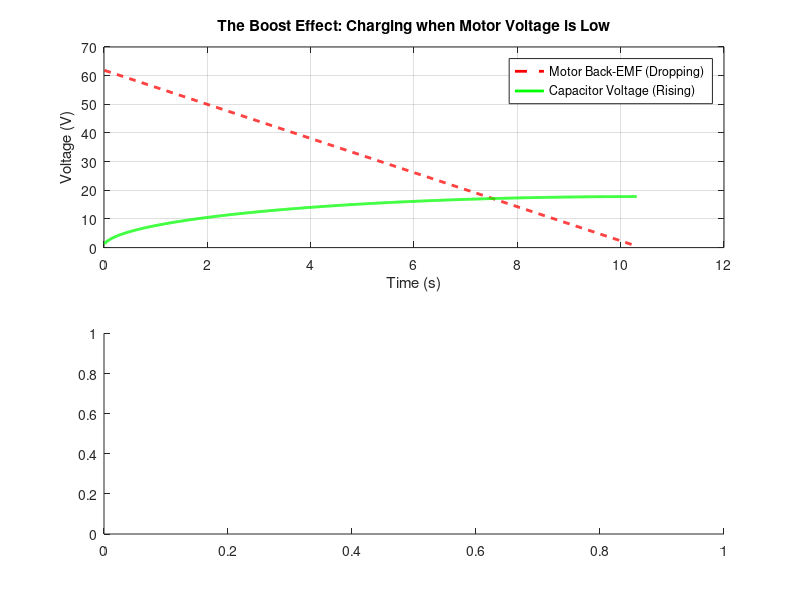

This chart was generated by the following MATLAB code: (Note: this script raises an error after producing the figure.)
% --- regenerative braking simulation (boost converter model) ---
clear; clc; close all;

%Note:






%% -------------------------- INPUTS USER CAN CHANGE -------------------------------------------------------------
%-----------------------------------------------------------------------------------------------------------------
%-----------------------------------------------------------------------------------------------------------------

mass = 2400;                              % mass of train (kg)
wheelradius = 0.1;                        % radius (meters)
gearratio = 10;                           % gear ratio
crr = 0.004;


% current limit - prevents infinite power at low voltages
max_current_limit = 150;                  % Amps


% BRAKING
initial_speed = 4.17;                     % initial speed (15 km/h in m/s)
decel_rate = 0.4;                         % braking of 0.6 m/s^2


% ACCELERATION
target_speed_kmh = 15;                    % target speed to reach when accelerating using energy recovered
acceleration = 0.4;


% MOTOR CONSTANTS
nominal_voltage = 48;
nominal_rpm = 4000;
pair_poles = 4;

B = 1.0;                                  % Tesla (max magnetic flux)
k_h = 0.015;                              % W/(Hz·T^n·kg)
k_e = 0.0003;                             % W/(Hz^2·T^2·kg)
n   = 1.6;
m_fe = 7.6*0.35;                               % kg of stator iron per motor




% SUPERCAPACITOR CONSTANTS
c = 165;                                  % capacitance (farads)
cap_pre_charge = 1;                      % pre-charge voltage (volts)








%% ------------------- PHASE 1 - VOLTAGE RISE WHILE BRAKING ----------------------------------


% 1. system constants
nominal_w = nominal_rpm*(2*pi/60);
kv = nominal_rpm/nominal_voltage;         % motor constant (volts/(rad/s))
kt = 8.27/kv;
ke = kt * (3/2);                                  % torque constant (nm/a)
r_circuit = (9.6e-3)/2;                          % internal resistance (wires + cap esr)
efficiency = 0.85;                        % controller boost efficiency (85%)

cap_voltage = cap_pre_charge;


% compute current output when braking
f_braking = mass * decel_rate;
t_wheels = f_braking * wheelradius;
t_motor = t_wheels/gearratio;
t_per_motor = t_motor/2;
brakingcurrent = t_per_motor/kt;



% simulation setup
dt = 0.01;           % time step (seconds)
time = 0;
results = [];        % array to store data for plotting

% simulation loop (run until stopped)
while initial_speed > 0.05
    
    % --- mechanical physics ---
    % calculate rpm
    wheelrpm = (initial_speed * 60) / (2 * pi * wheelradius);
    motorrpm = wheelrpm * gearratio;
    motor_w = motorrpm * (2*pi/60);

    
    % Steinmetz iron losses per motor
    f_e = pair_poles * motor_w / (2*pi);                    % eletrical frequency
    p_h = k_h * f_e * B^n * m_fe;
    p_e = k_e * f_e^2 * B^2 * m_fe;

    p_fe_total = 2 * (p_h + p_e);

    
    % calculate motor back emf
    v_motor = motor_w * ke - r_circuit*brakingcurrent;     
    
    % calculate braking torque & force
    % torque = kt * current * gearratio
    torque_total = 2 * (kt * brakingcurrent) * gearratio; % 2 motors
    braking_force = torque_total / wheelradius;
    
    % decelerate the train (f = ma -> a = f/m)
    decel = braking_force / mass;
    initial_speed = initial_speed - (decel * dt);
    
    % --- electrical physics (the boost controller) ---
    % power generated by motor = voltage * current
    p_motor = v_motor * brakingcurrent * 2 - p_fe_total; % 2 motors
    
    % power delivered to capacitor = motor power * efficiency
    p_charging = p_motor * efficiency;
    
    % calculate current going into the capacitor
    % p = v * i  ->  i = p / v
    i_cap = p_charging / cap_voltage;
    
    % update capacitor voltage
    % dV = (I * dt) / C
    cap_voltage = cap_voltage + (i_cap * dt / c);

    if cap_voltage > 48
        fprintf('!!! REACHED SUPERCAPACITOR MAXIMUM VOLTAGE\nDECREASE SUPERCAPACITOR PRE-CHARGE AND TRY AGAIN\n ');
        return;
    end
    
    % --- data logging ---
    time = time + dt;
    % store: [time, speed, motorVoltage, capVoltage, capCurrent]
    results = [results; time, initial_speed, v_motor, cap_voltage, i_cap];
end






%% ---------------------- PHASE 2 - COMPUTE DISTANCE TRAVELLED WITH RECOVERED ENERGY ------------------------

fprintf('Starting phase 2 - travel with energy recovered\n\n');

% calculate current input to motor while accelerating (NEGLETING INCLINED PLANE)

%when accelerating
total_traction_force = (mass * acceleration) + (mass * 9.81 * crr);%assuming plane
torque_wheels = total_traction_force * wheelradius;
torque_motor = torque_wheels/(gearratio * 0.85);
torque_per_motor = torque_motor/2;
current_accel_per_motor = torque_per_motor/kt;

fprintf('Current during Acceleration per motor: %.2f Amps\n', current_accel_per_motor);


% when cruising (a=0)
f_friction = mass * 9.81 * crr;%assuming plane
t_wheel_cruise = f_friction * wheelradius;
t_motor_cruise = t_wheel_cruise /(gearratio*0.85);
t_per_motor_cruise = t_motor_cruise / 2;
current_cruise_per_motor = t_per_motor_cruise / kt;

fprintf('Current during Cruising per motor: %.2f Amps\n', current_cruise_per_motor);



% phase 2 variables
target_speed = target_speed_kmh/3.6;
velocity_drive = 0;
distance_total = 0;
distance_at_empty = 0;
has_reached_limit = false;
time_drive = 0;
results_drive = [];



% driving loop
while true

    % 1. CHECK ENERGY STATUS
    if cap_voltage > cap_pre_charge
        has_energy = true;
    else
        has_energy = false;
    end

    % 2. DETERMINE DESIRED CURRENT (Target)
    if has_energy == true
        if velocity_drive < target_speed
            current_target = current_accel_per_motor;
            mode = 1;       % accel
        else
            current_target = current_cruise_per_motor;
            mode = 2;       % cruise
        end
    else
        current_target = 0;
        mode = 3;           % coast
    end


    % 3. *** NEW LOGIC: CHECK CURRENT LIMIT & UPDATE CAPACITOR ***
    % We do this BEFORE calculating force, so we know if we actually have power.
    
    current_real = current_target; % Default assumption
    
    wheelrpm_drive = (velocity_drive * 60) / (2 * pi * wheelradius);
    motor_w_drive = (wheelrpm_drive * gearratio) * (2*pi/60);
    v_bemf = motor_w_drive * ke - r_circuit*current_real;
    
    if has_energy
        % Calculate Losses
        f_e = pair_poles * motor_w_drive / (2*pi);
        p_fe_total = 2 * (k_h * f_e * B^n * m_fe + k_e * f_e^2 * B^2 * m_fe);

        % Power needed from capacitor
        p_mech_elec = (v_bemf * current_real) * 2;
        p_total_load = p_mech_elec + p_fe_total;
        p_needed_from_cap = p_total_load / 0.85;
        
        % Current needed from capacitor
        i_cap_needed = p_needed_from_cap / cap_voltage;
        
        % --- THE LIMITER ---
        if i_cap_needed > max_current_limit
            % We cannot provide this much current! Clamp it.
            i_cap_out = max_current_limit;
            
            % Recalculate what the motor actually gets
            p_available = i_cap_out * cap_voltage * 0.85;
            p_for_torque = p_available - p_fe_total;
            
            if v_bemf > 0.1
                current_real = p_for_torque / (2 * v_bemf);
            else
                current_real = max_current_limit; % Stall torque limit
            end
            
            % prevent negative current logic errors
            if current_real < 0, current_real = 0; end
            
        else
            % We are fine, supply requested current
            i_cap_out = i_cap_needed;
            current_real = current_target;
        end
        
        % Discharge Capacitor
        dV = (i_cap_out * dt) / c;
        cap_voltage = cap_voltage - dV;

        if cap_voltage <= cap_pre_charge && ~has_reached_limit
            distance_at_empty = distance_total;
            has_reached_limit = true;
        end
    else
        current_real = 0;
    end

    % 4. CALCULATE FORCE WITH REAL CURRENT
    if mode == 3
        force_push = 0;
    else
        torque_produced = 2 * (current_real * kt) * gearratio * 0.85;
        force_push = torque_produced / wheelradius;
    end

    % 5. MECHANICAL PHYSICS
    crr_force = mass*9.81*crr;
    f_mech = 0.002*mass*9.81;
    force_resistive = crr_force + f_mech;

    force_net = force_push - force_resistive;
    accel_real = force_net / mass;

    velocity_drive = velocity_drive + (accel_real * dt);

    % Speed limiter 
    if velocity_drive > target_speed && mode ~= 3
        velocity_drive = target_speed;
    end

    % Stopping condition
    if velocity_drive <= 0.05 && mode == 3
        break;
    end

    distance_total = distance_total + (velocity_drive * dt);
    time_drive = time_drive + dt;
    
    % Store real current for plotting
    results_drive = [results_drive; time_drive, velocity_drive, cap_voltage, distance_total, mode, v_bemf, current_real];
end

    

















%% ---------------------------------- PLOTS AND RESULTS -------------------------------------

figure('Name', 'Regen Braking Analysis');

% plot 1: voltages (the proof of boost)
subplot(2,1,1);
plot(results(:,1), results(:,3), 'r--', 'LineWidth', 2); hold on;
plot(results(:,1), results(:,4), 'g', 'LineWidth', 2);
title('The Boost Effect: Charging when Motor Voltage is Low');
legend('Motor Back-EMF (Dropping)', 'Capacitor Voltage (Rising)');
ylabel('Voltage (V)'); xlabel('Time (s)');
grid on;

% plot 2: speed and current
subplot(2,1,2);
yyaxis left
plot(results(:,1), results(:,2), 'b', 'LineWidth', 2);
ylabel('Train Speed (m/s)');
yyaxis right
plot(results(:,1), results(:,5), 'k', 'LineWidth', 1);
ylabel('Current Into Capacitor (A)');
title('Train Speed vs Charging Current');
xlabel('Time (s)');
grid on;

% --- new figure: power & capacitor current ---
figure('Name', 'Power & Current Analysis');

% 1. calculate power vector for plotting
% power = motor voltage (col 3) * braking current * 2 motors
power_motor_vector = results(:,3) .* brakingcurrent .* 2;

% subplot 1: power generated by motors
subplot(2, 1, 1);
plot(results(:,1), power_motor_vector, 'm', 'LineWidth', 2);
title('Total Power Generated by Motors (Pre-Efficiency)');
xlabel('Time (s)');
ylabel('Power (Watts)');
grid on;
legend('P_{generated} = V_{emf} * I_{brake} * 2');

% subplot 2: current going into supercapacitor
subplot(2, 1, 2);
plot(results(:,1), results(:,5), 'k', 'LineWidth', 2);
title('Actual Current Entering Supercapacitor');
xlabel('Time (s)');
ylabel('Current (Amps)');
grid on;
legend('I_{cap} (Drops as Voltage Drops)');

% --- final results ---
% the 'end' keyword grabs the very last entry in the array
final_cap_voltage = results(end, 4);





figure('Name', 'Phase 2: Driving Range');

% Subplot 1: Speed
subplot(3,1,1);
plot(results_drive(:,4), results_drive(:,2), 'b', 'LineWidth', 2);
% Find the row index where Mode 3 starts
idx_coast = find(results_drive(:,5)==3, 1);

% Get the distance (Column 4) from that specific row
if ~isempty(idx_coast)
    xline(results_drive(idx_coast, 4), '--k', 'Power Cut');
end
title(['Total Distance: ' num2str(round(distance_total)) ' m']);
ylabel('Speed (m/s)'); xlabel('Distance (m)');
legend('Speed', 'Start of Coasting');
grid on;

% Subplot 2: Voltage Supply vs. Demand
subplot(3,1,2);

% Plot Capacitor Voltage (Column 3) - The Supply
plot(results_drive(:,4), results_drive(:,3), 'r', 'LineWidth', 2); hold on;

% Plot Motor Back-EMF (Column 6) - The Demand
plot(results_drive(:,4), results_drive(:,6), 'b--', 'LineWidth', 1.5);

% Plot the Limit Line
yline(cap_pre_charge, '--k', 'Empty Limit');

title('Voltage Convergence: Supply (Red) vs Demand (Blue)');
ylabel('Voltage (V)'); xlabel('Distance (m)');
legend('Capacitor Supply', 'Motor Back-EMF', 'Empty Limit');
grid on;


% Subplot 1: Speed vs Time
subplot(3,1,3);

% CHANGE 1: Use Column 1 (Time) for X-axis instead of Column 4 (Distance)
plot(results_drive(:,1), results_drive(:,2), 'b', 'LineWidth', 2);

% Find the row index where Mode 3 starts
idx_coast = find(results_drive(:,5)==3, 1);

% CHANGE 2: Get the TIME (Column 1) from that specific row for the vertical line
if ~isempty(idx_coast)
    xline(results_drive(idx_coast, 1), '--k', 'Power Cut');
end

% Optional: You might want to display Total Time in the title now
title(['Speed Profile over Time']);
ylabel('Speed (m/s)'); 
xlabel('Time (s)'); % CHANGE 3: Update label
legend('Speed', 'Start of Coasting');
grid on;




fprintf('--------------------------------------\n');
fprintf('Simulation Complete.\n');
fprintf('Pre-Charge Voltage:               %.2f V\n', results(1, 4));
fprintf('Final Voltage:                    %.2f V\n', final_cap_voltage);
fprintf('Voltage Rise:                     %.2f V\n', final_cap_voltage - results(1, 4));
fprintf('--------------------------------------\n\n');
fprintf('Range test:\n');
% Calculate Minutes and Seconds
mins = floor(time_drive / 60);
secs = rem(time_drive, 60);

fprintf('Distance travelled:              %.2f meters\n', distance_total);
if has_reached_limit
    fprintf('Distance until pre-charge limit: %.2f meters\n', distance_at_empty);
end
fprintf('Time elapsed:                    %d min %.0f sec\n', mins, secs);
fprintf('Final supercapacitor voltage:    %.2f V\n', cap_voltage);
fprintf('--------------------------------------\n\n');
